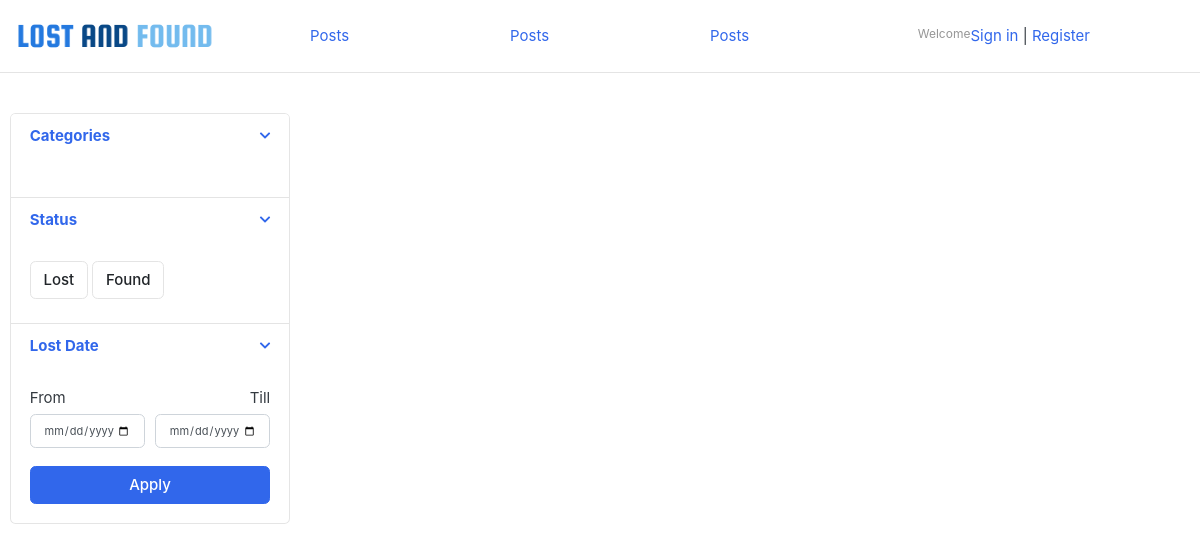
The page /newsfeeds/ on the database as committed earlier.
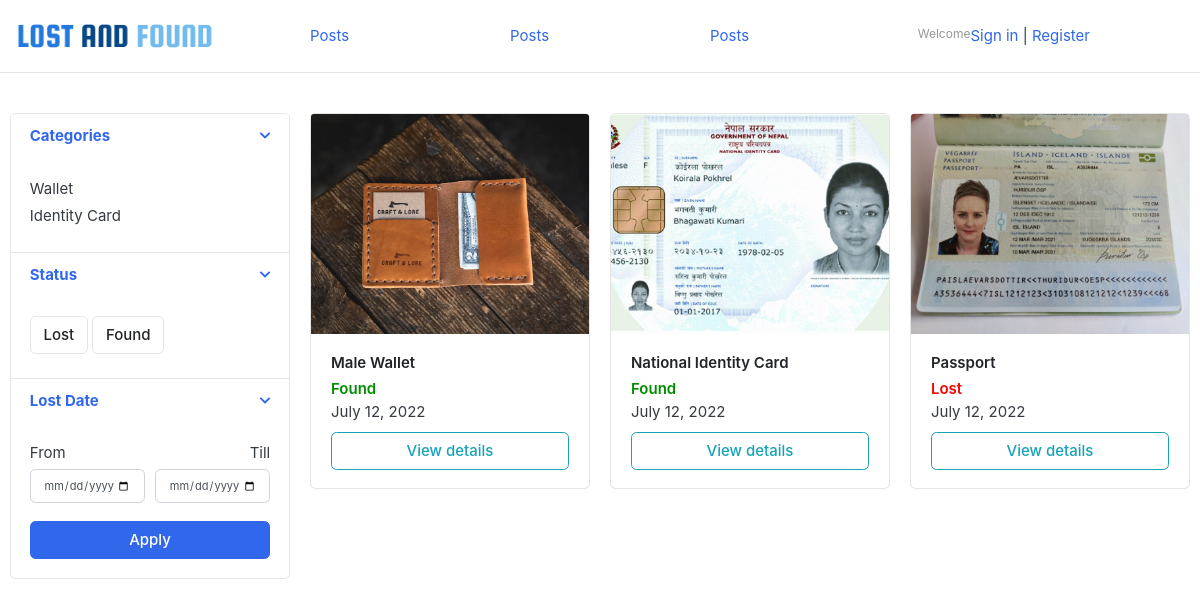
The same page on the database as committed later.
### backend/newsfeeds/models.py (models this page shows, shortened)
class Category(models.Model):
    category_name = models.CharField(max_length=20, unique=True)
    slug = models.SlugField(max_length=25,  null = True, blank = True)

class Feeds(models.Model):
    name = models.CharField(max_length=50, blank=True)
    item_name = models.CharField(max_length=25)
    slug = models.SlugField(max_length=35,  null = True, blank = True)
    item_image = models.ImageField(upload_to='images/items/', blank=True)
    category = models.ForeignKey('Category', on_delete=models.CASCADE)
    location = models.CharField(max_length=35)
    time = models.CharField(max_length=20)
    descriptions = models.TextField()
    status = models.CharField(max_length=1)
    contact = models.CharField(max_length=20, blank=True)
    user = models.ForeignKey(Accounts, on_delete=models.CASCADE)
    date_created = models.DateTimeField(auto_now_add=True)
    date_updated = models.DateTimeField(auto_now=True)
    class Meta:
        ordering = ['id']
    def get_url(self):
        return reverse('item_detail', args=[self.category.slug, self.slug])

### backend/newsfeeds/views.py (the view)
# urls.py: path('', newsfeed, name='newsfeed'),
def newsfeed(request, category_slug=None):
    if category_slug != None:
        c_id = Category.objects.get(slug=category_slug).id
        feeds= Feeds.objects.filter(category_id=c_id)
        paginator = Paginator(feeds, 12)
        page_number = request.GET.get('page')
        page_obj = paginator.get_page(page_number)
    else:
        feeds= Feeds.objects.all()
        paginator = Paginator(feeds, 12)
        page_number = request.GET.get('page')
        page_obj = paginator.get_page(page_number)
    context ={
        'feeds': page_obj,
    }
    return render(request, 'feeds.html', context)

### backend/newsfeeds/category_content.py (called while the page is built)
def category_link(request):
    links = Category.objects.all()
    return dict(links=links)

### frontend/templates/feeds.html (shortened to what the changed rows need)
{% extends 'navigation.html' %}
{% load static %}
{% block start %}
    <section class="section-content padding-y">
        <div class="container">
            <div class="row">
                <aside class="col-md-3">
                    <div class="card">
                        <article class="filter-group">
                            <div class="filter-content collapse show" id="collapse_1" style="">
                                <div class="card-body">
                                    <ul class="list-menu">
                                        {% for category in links %}
                                            <li>
                                                <a href="{% url 'newsfeed' %}{{ category.slug }}">{{ category.category_name }}</a>
                                            </li>
                                        {% endfor %}
                                    </ul>
                                </div>
                            </div>
                        </article>
                    </div>
                </aside>
                <main class="col-md-9">
                    <div class="row">
                        {% for feed in feeds %}
                            <div class="col-md-4">
                                <figure class="card card-product-grid">
                                    <div class="img-wrap">
                                        <img src="{{ feed.item_image.url }}">
                                    </div>
                                    <figcaption class="info-wrap">
                                        <div class="fix-height">
                                            <a href="{{ feed.get_url }}" class="title font-weight-bold">{{ feed.item_name }}</a>
                                            {% if feed.status == 'L' %}
                                                <div class="missing mt-1">Lost</div>
                                            {% else %}
                                                <div class="found mt-1">Found</div>
                                            {% endif %}
                                            <p>
                                                {{ feed.date_created.date }}
                                            </p>
                                        </div>
                                        <a href="{{ feed.get_url }}" class="btn btn-block btn-outline-info">View details</a>
                                    </figcaption>
                                </figure>
                            </div>
                        {% endfor %}
                    </div>
                </main>
            </div>
        {% endblock %}

Rows that differ between the two databases and show on the page:
added Category: category_name "Wallet"
added Category: category_name "Identity Card"
added Feeds: item_image (picture), item_name "Male Wallet", status "Found", date_created "July 12, 2022"
added Feeds: item_image (picture), item_name "National Identity Card", status "Found", date_created "July 12, 2022"
added Feeds: item_image (picture), item_name "Passport", status "Lost", date_created "July 12, 2022"
